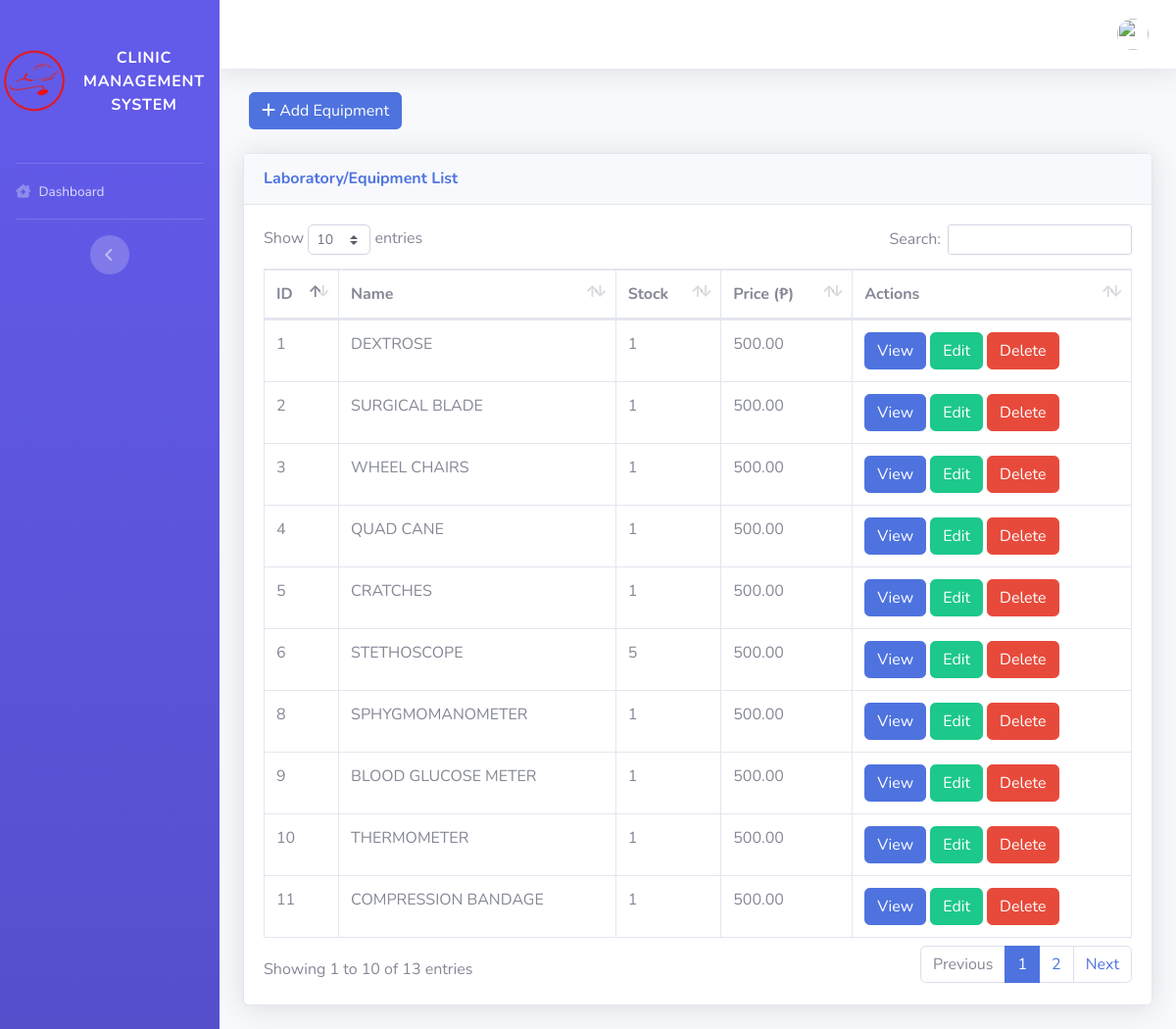
Screenshot of /pages/admin/list_equipment.php with the database file from the repository.
### tables this page shows
CREATE TABLE `tbl_equipment` (
  `id` int(11) NOT NULL,
  `name` varchar(255) DEFAULT NULL,
  `description` text DEFAULT NULL,
  `price` decimal(18,2) DEFAULT NULL,
  `stock` int(11) DEFAULT NULL
);

### config/functions.php (called while the page is built, shortened)
<?php
function query($sql)
{
  return mysqli_query($_SESSION['conn'], $sql);
}
function get_all($sql)
{
  $data = [];
  foreach (query($sql) as $res) {
    $data[] = $res;
  }
  return $data;
}
function get_fields($sql){
  $fields = [];
 foreach (mysqli_fetch_fields(query($sql)) as $res) {
    $fields[] = $res->name;
 }
  return $fields;
}
function field_replacer($value, $sql, $array){
  $replace = [];
  foreach (get_fields($sql) as $res) {
    $replace[':'.$res] = $array[$res];
  }
  return strtr($value, $replace);
}

### pages/layout/list.php (the view, shortened to what this page needs)
<div class="card shadow mb-4">
  <div class="card-header py-3">
    <h6 class="m-0 font-weight-bold text-primary"><?= $list_title ?> List</h6>
  </div>
  <div class="card-body">
    <div class="table-responsive">
      <table class="table table-bordered" id="dataTable" width="100%" cellspacing="0">
        <thead>
          <tr>
            <?php foreach ($list_header as $res) { ?>
            <th><?= $res ?></th>
            <?php } ?>
            <?php if ($list_enable_actions) { ?><th>Actions</th><?php } ?>
          </tr>
        </thead>
        <tbody>
          <?php foreach (get_all($list_sql) as $row) { ?>
          <tr>
            <?php foreach ($list_column as $subres) { ?>
            <td style="text-transform:uppercase"><?= $row[$subres] ?></td>
            <?php } ?>
            <?php if ($list_enable_actions) { ?>
            <td class="d-flex">
              <?php if ($list_actions['view']) { ?><a
                href="<?= field_replacer($list_actions['view'], $list_sql, $row) ?>&id=<?= $row['id']; ?>"
                class="btn btn-primary" style="margin-right:.25rem">View</a><?php } ?>
              <?php if ($list_actions['edit']) { ?><a
                href="<?= field_replacer($list_actions['edit'], $list_sql, $row) ?>&id=<?= $row['id']; ?>"
                class="btn btn-success" style="margin-right:.25rem">Edit</a><?php } ?>
              <?php if ($list_actions['delete']) { ?>
              <form method="post">
                <button type="submit" name="delete" value="<?= $row['id']; ?>" class="btn btn-danger">Delete</a>
              </form>
              <?php } ?>
            </td>
            <?php } ?>
          </tr>
          <?php } ?>
        </tbody>
      </table>
    </div>
  </div>
</div>

### rows the page displays
tbl_equipment: id "1", name "DEXTROSE", stock "1", price "500.00"
tbl_equipment: id "2", name "SURGICAL BLADE", stock "1", price "500.00"
tbl_equipment: id "3", name "WHEEL CHAIRS", stock "1", price "500.00"
tbl_equipment: id "4", name "QUAD CANE", stock "1", price "500.00"
tbl_equipment: id "5", name "CRATCHES", stock "1", price "500.00"
tbl_equipment: id "6", name "STETHOSCOPE", stock "5", price "500.00"
tbl_equipment: id "8", name "SPHYGMOMANOMETER", stock "1", price "500.00"
tbl_equipment: id "9", name "BLOOD GLUCOSE METER", stock "1", price "500.00"
tbl_equipment: id "10", name "THERMOMETER", stock "1", price "500.00"
tbl_equipment: id "11", name "COMPRESSION BANDAGE", stock "1", price "500.00"

### other values shown
$list_title "Laboratory/Equipment"
$res "ID"
$res "Name"
$res "Stock"
$res "Price (₱)"
